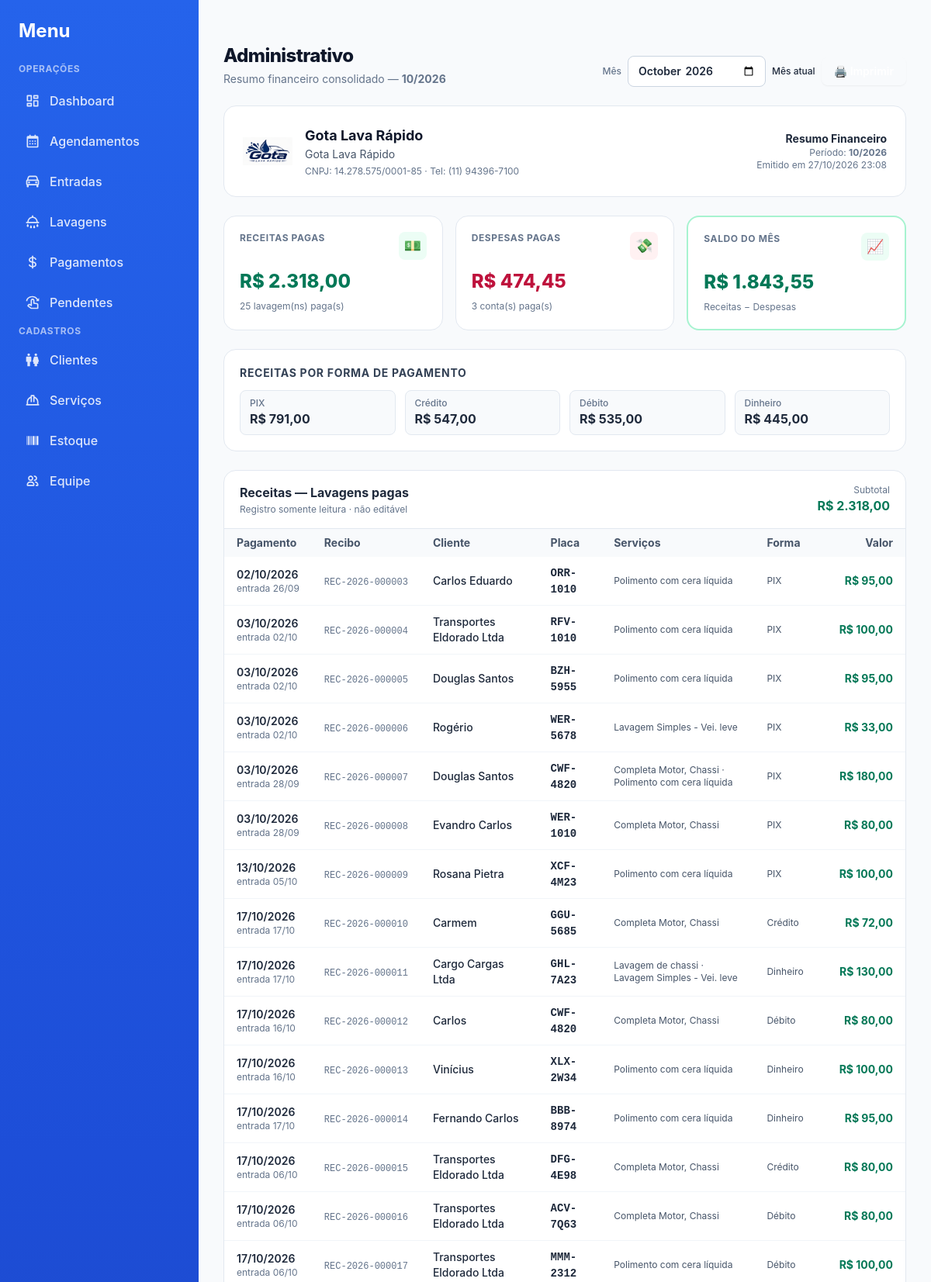
/administrativo.php (signed in, upper part), run on the app's committed database.
### tables this page shows
CREATE TABLE empresa (
                id INTEGER PRIMARY KEY CHECK (id = 1),
                razao_social  TEXT NOT NULL DEFAULT '',
                nome_fantasia TEXT NOT NULL DEFAULT '',
                cnpj          TEXT NOT NULL DEFAULT '',
                inscricao_estadual TEXT NOT NULL DEFAULT '',
                email         TEXT NOT NULL DEFAULT '',
                telefone      TEXT NOT NULL DEFAULT '',
                celular       TEXT NOT NULL DEFAULT '',
                cep           TEXT NOT NULL DEFAULT '',
                endereco      TEXT NOT NULL DEFAULT '',
                numero        TEXT NOT NULL DEFAULT '',
                complemento   TEXT NOT NULL DEFAULT '',
                bairro        TEXT NOT NULL DEFAULT '',
                cidade        TEXT NOT NULL DEFAULT '',
                uf            TEXT NOT NULL DEFAULT '',
                logo_path     TEXT NOT NULL DEFAULT '',
                atualizado_em TEXT NOT NULL DEFAULT (datetime('now','localtime'))
            );

CREATE TABLE pagamentos (
        id INTEGER PRIMARY KEY AUTOINCREMENT,
        entrada_id INTEGER NOT NULL,
        cliente_id INTEGER,
        placa TEXT NOT NULL DEFAULT '',
        data_pagamento TEXT NOT NULL,
        valor_centavos INTEGER NOT NULL DEFAULT 0,
        forma_pagamento TEXT NOT NULL DEFAULT '',
        observacao TEXT NOT NULL DEFAULT '',
        recibo_numero TEXT NOT NULL DEFAULT '',
        criado_por INTEGER,
        criado_em TEXT NOT NULL DEFAULT (datetime('now','localtime')),
        FOREIGN KEY (entrada_id) REFERENCES lavagem_entradas(id) ON DELETE CASCADE,
        FOREIGN KEY (cliente_id) REFERENCES clientes(id) ON DELETE SET NULL
    );

CREATE TABLE lavagem_entradas (
        id INTEGER PRIMARY KEY AUTOINCREMENT,
        cliente_id INTEGER,
        placa TEXT NOT NULL DEFAULT '',
        veiculo_id INTEGER,
        veiculo_manual_marca TEXT NOT NULL DEFAULT '',
        veiculo_manual_modelo TEXT NOT NULL DEFAULT '',
        veiculo_manual_cor TEXT NOT NULL DEFAULT '',
        veiculo_manual_ano TEXT NOT NULL DEFAULT '',
        data_entrada TEXT NOT NULL,
        hora_entrada TEXT NOT NULL,
        previsao_saida_horas INTEGER NOT NULL DEFAULT 0,
        previsao_saida_datetime TEXT NOT NULL DEFAULT '',
        observacoes TEXT NOT NULL DEFAULT '',
        avarias TEXT NOT NULL DEFAULT '',
        status TEXT NOT NULL DEFAULT 'aberta',
        subtotal_centavos INTEGER NOT NULL DEFAULT 0,
        desconto_centavos INTEGER NOT NULL DEFAULT 0,
        desconto_percentual INTEGER NOT NULL DEFAULT 0,
        total_centavos INTEGER NOT NULL DEFAULT 0,
        pago INTEGER NOT NULL DEFAULT 0,
        criado_por INTEGER,
        criado_em TEXT NOT NULL DEFAULT (datetime('now','localtime')),
        atualizado_em TEXT NOT NULL DEFAULT (datetime('now','localtime')), cliente_nome_avulso TEXT NOT NULL DEFAULT '', cliente_celular TEXT NOT NULL DEFAULT '', sms_enviado INTEGER NOT NULL DEFAULT 0, sms_enviado_em TEXT NOT NULL DEFAULT '',
        FOREIGN KEY (cliente_id) REFERENCES clientes(id) ON DELETE SET NULL,
        FOREIGN KEY (veiculo_id) REFERENCES veiculos(id) ON DELETE SET NULL
    );

### administrativo.php (the view, shortened to what the rows shown need)
<?php
require_once __DIR__ . '/config.php';
$mesRef = $_GET['mes'] ?? date('Y-m');
$inicio = $mesRef . '-01';
$fim    = date('Y-m-t', strtotime($inicio));
$rotulo = date('m/Y', strtotime($inicio));
$st = db()->prepare("
    SELECT p.id, p.entrada_id, p.data_pagamento, p.valor_centavos,
           p.forma_pagamento, p.recibo_numero, p.observacao,
           e.data_entrada, e.hora_entrada, e.placa,
           COALESCE(c.nome, e.cliente_nome_avulso, '—') AS cliente_nome,
           e.cliente_id
    FROM pagamentos p
    LEFT JOIN lavagem_entradas e ON e.id = p.entrada_id
    LEFT JOIN clientes c ON c.id = e.cliente_id
    WHERE p.data_pagamento BETWEEN :ini AND :fim
    ORDER BY p.data_pagamento, p.id
");
$st->execute([':ini' => $inicio, ':fim' => $fim]);
$receitas = $st->fetchAll();
$itensPorEntrada = [];
if ($receitas) {
    $ids = array_values(array_unique(array_filter(array_column($receitas, 'entrada_id'))));
    if ($ids) {
        $in = implode(',', array_fill(0, count($ids), '?'));
        $sti = db()->prepare("SELECT entrada_id, nome FROM lavagem_itens WHERE entrada_id IN ($in) ORDER BY id");
        $sti->execute($ids);
        foreach ($sti->fetchAll() as $row) {
            $itensPorEntrada[(int)$row['entrada_id']][] = $row['nome'];
        }
    }
}
$recPorForma = [];
foreach ($receitas as $r) {
    $f = $r['forma_pagamento'] ?: 'OUTRO';
    $recPorForma[$f] = ($recPorForma[$f] ?? 0) + (int)$r['valor_centavos'];
}
arsort($recPorForma);
$formas = formas_pagamento();
$emp  = empresa();
$logo = empresa_logo_url();
require __DIR__ . '/header.php';
?>
<div class="no-print flex flex-wrap items-end justify-between gap-4 mb-6">
  <div>
    <h1 class="text-2xl font-extrabold tracking-tight text-slate-900">Administrativo</h1>
  </div>
</div>
<div class="report-card bg-white rounded-2xl shadow-card border border-slate-200 p-6 mb-6">
  <div class="flex items-center gap-4">
    <?php if ($logo): ?>
      <img src="<?= e($logo) ?>" alt="Logo" class="h-16 w-16 object-contain">
    <?php endif; ?>
    <div class="flex-1">
      <div class="text-lg font-bold text-slate-900">
        <?= e($emp['razao_social'] ?: 'Empresa') ?>
      </div>
      <?php if (!empty($emp['nome_fantasia'])): ?>
        <div class="text-sm text-slate-600"><?= e($emp['nome_fantasia']) ?></div>
      <?php endif; ?>
      <div class="text-xs text-slate-500 mt-1">
        <?php if (!empty($emp['cnpj'])): ?>CNPJ: <?= e(formatar_cnpj($emp['cnpj'])) ?><?php endif; ?>
        <?php if (!empty($emp['celular']) || !empty($emp['telefone'])): ?>
          · Tel: <?= e($emp['celular'] ?: $emp['telefone']) ?>
        <?php endif; ?>
      </div>
    </div>
    <div class="text-right text-xs text-slate-500">
      <div class="font-bold text-slate-800 text-sm">Resumo Financeiro</div>
      <div>Período: <strong><?= e($rotulo) ?></strong></div>
      <div>Emitido em <?= e(date('d/m/Y H:i')) ?></div>
    </div>
  </div>
</div>
<?php if ($recPorForma): ?>
<div class="card bg-white rounded-2xl shadow-card border border-slate-200 p-5 mb-6">
  <h2 class="text-sm font-bold text-slate-700 uppercase tracking-wider mb-3">Receitas por forma de pagamento</h2>
</div>
<?php endif; ?>
<div class="card bg-white rounded-2xl shadow-card border border-slate-200 overflow-hidden mb-6">
  <div class="px-5 py-4 border-b border-slate-200 flex items-center justify-between">
    <div>
      <h2 class="font-bold text-slate-800">Receitas — Lavagens pagas</h2>
    </div>
  </div>
  <div class="overflow-x-auto">
    <table class="min-w-full text-sm">
      <thead class="bg-slate-50 text-slate-600">
        <tr>
          <th class="text-left px-4 py-2 font-bold whitespace-nowrap">Pagamento</th>
          <th class="text-left px-4 py-2 font-bold">Recibo</th>
          <th class="text-left px-4 py-2 font-bold">Cliente</th>
          <th class="text-left px-4 py-2 font-bold">Placa</th>
          <th class="text-left px-4 py-2 font-bold">Serviços</th>
          <th class="text-left px-4 py-2 font-bold">Forma</th>
          <th class="text-right px-4 py-2 font-bold">Valor</th>
        </tr>
      </thead>
      <tbody class="divide-y divide-slate-100">
      <?php if (!$receitas): ?>
        <tr><td colspan="7" class="px-4 py-8 text-center text-slate-400">
          Nenhuma receita paga no período.
        </td></tr>
      <?php else: foreach ($receitas as $r): ?>
        <tr class="hover:bg-slate-50">
          <td class="px-4 py-2.5 whitespace-nowrap">
            <div class="font-semibold text-slate-800">
              <?= e(date('d/m/Y', strtotime($r['data_pagamento']))) ?>
            </div>
            <?php if ($r['data_entrada']): ?>
              <div class="text-xs text-slate-500">
                entrada <?= e(date('d/m', strtotime($r['data_entrada']))) ?>
              </div>
            <?php endif; ?>
          </td>
          <td class="px-4 py-2.5 whitespace-nowrap">
            <span class="text-xs font-mono text-slate-500"><?= e($r['recibo_numero']) ?></span>
          </td>
          <td class="px-4 py-2.5">
            <div class="font-medium text-slate-800"><?= e($r['cliente_nome']) ?></div>
          </td>
          <td class="px-4 py-2.5">
            <span class="font-mono font-semibold text-slate-800"><?= e(formatar_placa($r['placa'] ?? '')) ?></span>
          </td>
          <td class="px-4 py-2.5 text-xs text-slate-600">
            <?php
              $its = $itensPorEntrada[(int)($r['entrada_id'] ?? 0)] ?? [];
              echo $its ? e(implode(' · ', $its)) : '—';
            ?>
          </td>
          <td class="px-4 py-2.5 text-xs text-slate-600">
            <?= e($formas[$r['forma_pagamento']] ?? $r['forma_pagamento']) ?>
          </td>
          <td class="px-4 py-2.5 text-right font-bold text-emerald-700 whitespace-nowrap">
            <?= e(centavos_para_moeda_brl((int)$r['valor_centavos'])) ?>
          </td>
        </tr>
      <?php endforeach; endif; ?>
      </tbody>
    </table>
  </div>
</div>
<?php require __DIR__ . '/footer.php'; ?>

### data on the page
empresa: logo_path (picture), razao_social "Gota Lava Rápido", nome_fantasia "Gota Lava Rápido", cnpj "14.278.575/0001-85", celular "(11) 94396-7100"
pagamentos: data_pagamento "02/10/2026", entrada.data_entrada "26/09", recibo_numero "REC-2026-000003", cliente_nome "Carlos Eduardo", entrada.placa "ORR-1010", entrada "Polimento com cera líquida", forma_pagamento "PIX", valor_centavos "R$ 95,00"
pagamentos: data_pagamento "03/10/2026", entrada.data_entrada "02/10", recibo_numero "REC-2026-000004", cliente_nome "Transportes Eldorado Ltda", entrada.placa "RFV-1010", entrada "Polimento com cera líquida", forma_pagamento "PIX", valor_centavos "R$ 100,00"
pagamentos: data_pagamento "03/10/2026", entrada.data_entrada "02/10", recibo_numero "REC-2026-000005", cliente_nome "Douglas Santos", entrada.placa "BZH-5955", entrada "Polimento com cera líquida", forma_pagamento "PIX", valor_centavos "R$ 95,00"
pagamentos: data_pagamento "03/10/2026", entrada.data_entrada "02/10", recibo_numero "REC-2026-000006", cliente_nome "Rogério", entrada.placa "WER-5678", entrada "Lavagem Simples - Vei. leve", forma_pagamento "PIX", valor_centavos "R$ 33,00"
pagamentos: data_pagamento "03/10/2026", entrada.data_entrada "28/09", recibo_numero "REC-2026-000007", cliente_nome "Douglas Santos", entrada.placa "CWF-4820", entrada "Completa Motor, Chassi · Polimento com cera líquida", forma_pagamento "PIX", valor_centavos "R$ 180,00"
pagamentos: data_pagamento "03/10/2026", entrada.data_entrada "28/09", recibo_numero "REC-2026-000008", cliente_nome "Evandro Carlos", entrada.placa "WER-1010", entrada "Completa Motor, Chassi", forma_pagamento "PIX", valor_centavos "R$ 80,00"
pagamentos: data_pagamento "13/10/2026", entrada.data_entrada "05/10", recibo_numero "REC-2026-000009", cliente_nome "Rosana Pietra", entrada.placa "XCF-4M23", entrada "Polimento com cera líquida", forma_pagamento "PIX", valor_centavos "R$ 100,00"
pagamentos: data_pagamento "17/10/2026", entrada.data_entrada "17/10", recibo_numero "REC-2026-000010", cliente_nome "Carmem", entrada.placa "GGU-5685", entrada "Completa Motor, Chassi", forma_pagamento "Crédito", valor_centavos "R$ 72,00"
pagamentos: data_pagamento "17/10/2026", entrada.data_entrada "17/10", recibo_numero "REC-2026-000011", cliente_nome "Cargo Cargas Ltda", entrada.placa "GHL-7A23", entrada "Lavagem de chassi · Lavagem Simples - Vei. leve", forma_pagamento "Dinheiro", valor_centavos "R$ 130,00"
pagamentos: data_pagamento "17/10/2026", entrada.data_entrada "16/10", recibo_numero "REC-2026-000012", cliente_nome "Carlos", entrada.placa "CWF-4820", entrada "Completa Motor, Chassi", forma_pagamento "Débito", valor_centavos "R$ 80,00"
pagamentos: data_pagamento "17/10/2026", entrada.data_entrada "16/10", recibo_numero "REC-2026-000013", cliente_nome "Vinícius", entrada.placa "XLX-2W34", entrada "Polimento com cera líquida", forma_pagamento "Dinheiro", valor_centavos "R$ 100,00"
pagamentos: data_pagamento "17/10/2026", entrada.data_entrada "17/10", recibo_numero "REC-2026-000014", cliente_nome "Fernando Carlos", entrada.placa "BBB-8974", entrada "Polimento com cera líquida", forma_pagamento "Dinheiro", valor_centavos "R$ 95,00"
pagamentos: data_pagamento "17/10/2026", entrada.data_entrada "06/10", recibo_numero "REC-2026-000015", cliente_nome "Transportes Eldorado Ltda", entrada.placa "DFG-4E98", entrada "Completa Motor, Chassi", forma_pagamento "Crédito", valor_centavos "R$ 80,00"
pagamentos: data_pagamento "17/10/2026", entrada.data_entrada "06/10", recibo_numero "REC-2026-000016", cliente_nome "Transportes Eldorado Ltda", entrada.placa "ACV-7Q63", entrada "Completa Motor, Chassi", forma_pagamento "Débito", valor_centavos "R$ 80,00"
pagamentos: data_pagamento "17/10/2026", entrada.data_entrada "06/10", recibo_numero "REC-2026-000017", cliente_nome "Transportes Eldorado Ltda", entrada.placa "MMM-2312", entrada "Polimento com cera líquida", forma_pagamento "Débito", valor_centavos "R$ 100,00"

### other printed values
centavos_para_moeda_brl($totalReceitas) "R$ 2.318,00"
count($receitas) "25"
centavos_para_moeda_brl($totalDespesas) "R$ 474,45"
count($despesas) "3"
centavos_para_moeda_brl(abs($saldo)) "R$ 1.843,55"
$formas[$k] "PIX"
centavos_para_moeda_brl((int)$v) "R$ 791,00"
$formas[$k] "Crédito"
centavos_para_moeda_brl((int)$v) "R$ 547,00"
$formas[$k] "Débito"
centavos_para_moeda_brl((int)$v) "R$ 535,00"
$formas[$k] "Dinheiro"
centavos_para_moeda_brl((int)$v) "R$ 445,00"
